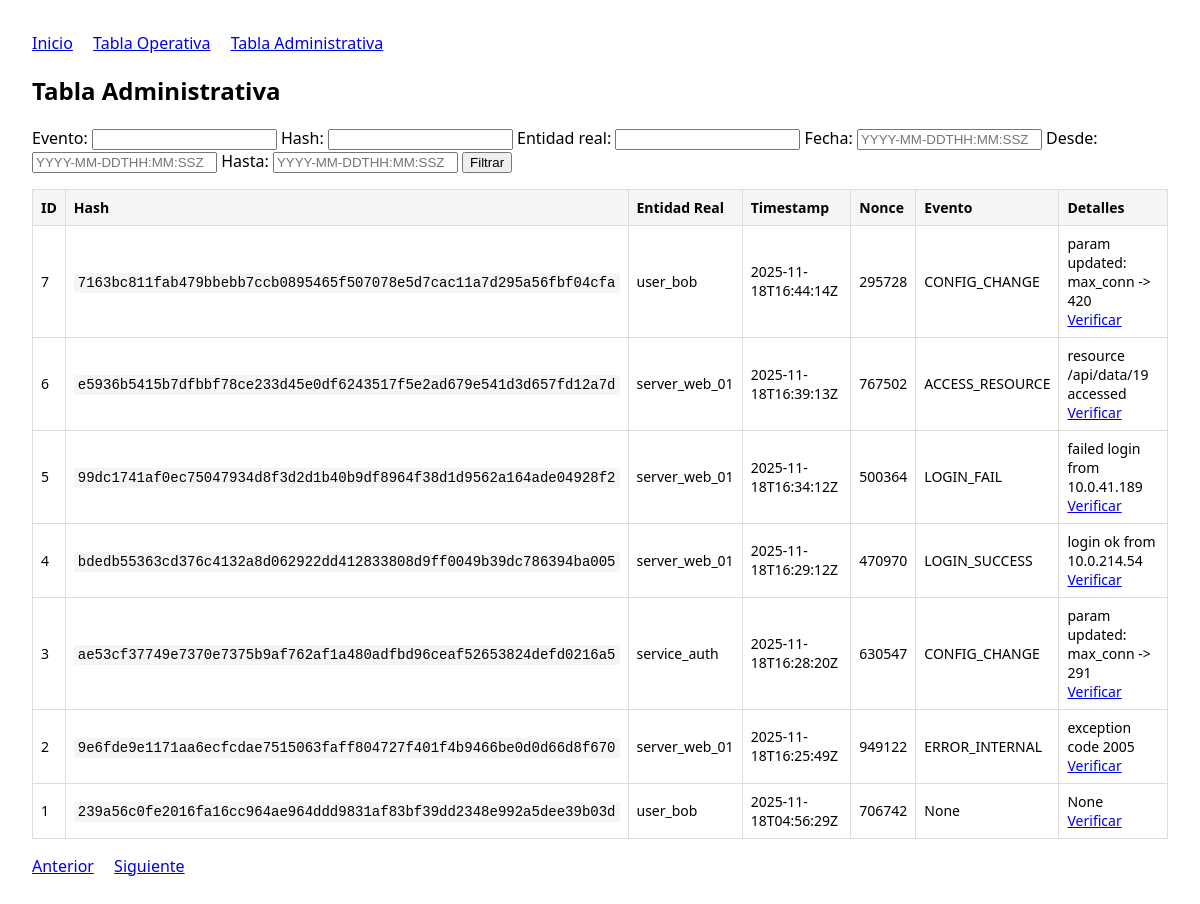
Before: /admin?limit=50&offset=50&evento=&hash=&entidad_real=&fecha=&fecha_desde=&fecha_hasta= with the older database file.
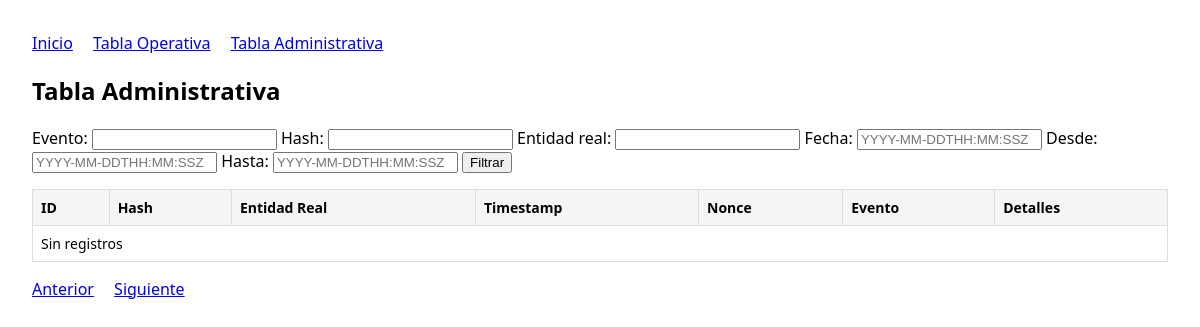
After: the same page with the newer database file.
### tables this page shows
CREATE TABLE admin_mappings (
    id INTEGER PRIMARY KEY AUTOINCREMENT,
    hash TEXT NOT NULL UNIQUE,
    entidad_real TEXT NOT NULL,
    timestamp TEXT,
    nonce TEXT
, evento TEXT, detalles TEXT);

### web/flask_app.py (the view)
@app.get("/admin")
def admin():
    limit = int(request.args.get("limit", 50))
    offset = int(request.args.get("offset", 0))
    evento = request.args.get("evento") or None
    hash_q = request.args.get("hash") or None
    fecha = request.args.get("fecha") or None
    entidad_real = request.args.get("entidad_real") or None
    fecha_desde = _norm_iso(request.args.get("fecha_desde") or None)
    fecha_hasta = _norm_iso(request.args.get("fecha_hasta") or None)
    rows = listar_mapeos_admin(
        ADMIN_DB_PATH,
        limit=limit,
        offset=offset,
        evento=evento,
        hash_val=hash_q,
        fecha=fecha,
        fecha_desde=fecha_desde,
        fecha_hasta=fecha_hasta,
        entidad_real=entidad_real,
    )
    prev_offset = 0 if offset - limit < 0 else offset - limit
    next_offset = offset + limit
    return render_template(
        "admin.html",
        rows=rows,
        limit=limit,
        offset=offset,
        evento=evento or "",
        hash_val=hash_q or "",
        fecha=fecha or "",
        entidad_real=entidad_real or "",
        fecha_desde=fecha_desde or "",
        fecha_hasta=fecha_hasta or "",
        prev_offset=prev_offset,
        next_offset=next_offset,
    )

### database/db_admin.py (called while the page is built)
def _obtener_conexion(db_path: str):
    conn = sqlite3.connect(db_path)
    return conn

def _ensure_column(conn: sqlite3.Connection, table: str, column: str, col_type: str):
    cur = conn.cursor()
    cur.execute(f"PRAGMA table_info({table})")
    cols = [row[1] for row in cur.fetchall()]
    if column not in cols:
        cur.execute(f"ALTER TABLE {table} ADD COLUMN {column} {col_type}")

def inicializar_admin_db(db_path: str):
    conn = _obtener_conexion(db_path)
    c = conn.cursor()
    c.execute(CREATE_ADMIN_TABLE_SQL)
    _ensure_column(conn, "admin_mappings", "evento", "TEXT")
    _ensure_column(conn, "admin_mappings", "detalles", "TEXT")
    conn.commit()
    conn.close()

### web/flask_app.py (called while the page is built, shortened)
def _norm_iso(s: str | None) -> str | None:
    if not s:
        return None

### web/templates/admin.html (shortened to what this page needs)
{% extends 'base.html' %}
{% block content %}
  <h2>Tabla Administrativa</h2>
  <form method="get">
    <label>Evento: <input type="text" name="evento" value="{{ evento }}" /></label>
    <label>Hash: <input type="text" name="hash" value="{{ hash_val }}" /></label>
    <label>Entidad real: <input type="text" name="entidad_real" value="{{ entidad_real }}" /></label>
    <label>Fecha: <input type="text" name="fecha" value="{{ fecha }}" placeholder="YYYY-MM-DDTHH:MM:SSZ" /></label>
    <label>Desde: <input type="text" name="fecha_desde" value="{{ fecha_desde }}" placeholder="YYYY-MM-DDTHH:MM:SSZ" /></label>
    <label>Hasta: <input type="text" name="fecha_hasta" value="{{ fecha_hasta }}" placeholder="YYYY-MM-DDTHH:MM:SSZ" /></label>
    <button type="submit">Filtrar</button>
  </form>
  <table>
    <thead>
      <tr>
        <th>ID</th>
        <th>Hash</th>
        <th>Entidad Real</th>
        <th>Timestamp</th>
        <th>Nonce</th>
        <th>Evento</th>
        <th>Detalles</th>
      </tr>
    </thead>
    <tbody>
      {% for r in rows %}
      <tr>
        <td>{{ r.id }}</td>
        <td><code>{{ r.hash }}</code></td>
        <td>{{ r.entidad_real }}</td>
        <td>{{ r.timestamp }}</td>
        <td>{{ r.nonce }}</td>
        <td>{{ r.evento }}</td>
        <td>
          {{ r.detalles }}
          <div><a href="/verify?hash={{ r.hash }}" class="btn">Verificar</a></div>
        </td>
      </tr>
      {% endfor %}
      {% if rows|length == 0 %}
      <tr><td colspan="7">Sin registros</td></tr>
      {% endif %}
    </tbody>
  </table>
  <div class="pager">
    <a href="?limit={{ limit }}&offset={{ prev_offset }}&evento={{ evento }}&hash={{ hash_val }}&entidad_real={{ entidad_real }}&fecha={{ fecha }}&fecha_desde={{ fecha_desde }}&fecha_hasta={{ fecha_hasta }}">Anterior</a>
    <a href="?limit={{ limit }}&offset={{ next_offset }}&evento={{ evento }}&hash={{ hash_val }}&entidad_real={{ entidad_real }}&fecha={{ fecha }}&fecha_desde={{ fecha_desde }}&fecha_hasta={{ fecha_hasta }}">Siguiente</a>
  </div>
{% endblock %}

### web/templates/base.html (shortened to what this page needs)
<!doctype html>
<html lang="es">
<head>
</head>
<body>
  <nav>
    <a href="/">Inicio</a>
    <a href="/operative">Tabla Operativa</a>
    <a href="/admin">Tabla Administrativa</a>
  </nav>
  <main>
    {% block content %}{% endblock %}
  </main>
</body>
</html>

### web/templates/base.html (style rules this page uses)
body { font-family: system-ui, Arial, sans-serif; margin: 2rem; }
nav a { margin-right: 1rem; }
table { border-collapse: collapse; width: 100%; margin-top: 1rem; }
th, td { border: 1px solid #ddd; padding: 8px; font-size: 14px; }
th { background: #f5f5f5; text-align: left; }
.pager { margin-top: 1rem; }
.pager a { margin-right: 1rem; }

Changed rows visible on the page:
removed admin_mappings: id "7", hash "7163bc811fab479bbebb7ccb0895465f507078e5d7cac11a7d295a56fbf04cfa", entidad_real "user_bob", timestamp "2025-11-18T16:44:14Z", nonce "295728", evento "CONFIG_CHANGE", detalles "param updated: max_conn -> 420"
removed admin_mappings: id "6", hash "e5936b5415b7dfbbf78ce233d45e0df6243517f5e2ad679e541d3d657fd12a7d", entidad_real "server_web_01", timestamp "2025-11-18T16:39:13Z", nonce "767502", evento "ACCESS_RESOURCE", detalles "resource /api/data/19 accessed"
removed admin_mappings: id "5", hash "99dc1741af0ec75047934d8f3d2d1b40b9df8964f38d1d9562a164ade04928f2", entidad_real "server_web_01", timestamp "2025-11-18T16:34:12Z", nonce "500364", evento "LOGIN_FAIL", detalles "failed login from 10.0.41.189"
removed admin_mappings: id "4", hash "bdedb55363cd376c4132a8d062922dd412833808d9ff0049b39dc786394ba005", entidad_real "server_web_01", timestamp "2025-11-18T16:29:12Z", nonce "470970", evento "LOGIN_SUCCESS", detalles "login ok from 10.0.214.54"
removed admin_mappings: id "3", hash "ae53cf37749e7370e7375b9af762af1a480adfbd96ceaf52653824defd0216a5", entidad_real "service_auth", timestamp "2025-11-18T16:28:20Z", nonce "630547", evento "CONFIG_CHANGE", detalles "param updated: max_conn -> 291"
removed admin_mappings: id "2", hash "9e6fde9e1171aa6ecfcdae7515063faff804727f401f4b9466be0d0d66d8f670", entidad_real "server_web_01", timestamp "2025-11-18T16:25:49Z", nonce "949122", evento "ERROR_INTERNAL", detalles "exception code 2005"
removed admin_mappings: id "1", hash "239a56c0fe2016fa16cc964ae964ddd9831af83bf39dd2348e992a5dee39b03d", entidad_real "user_bob", timestamp "2025-11-18T04:56:29Z", nonce "706742", evento "None", detalles "None"
Other visible differences:
text now shown: "Sin registros"
